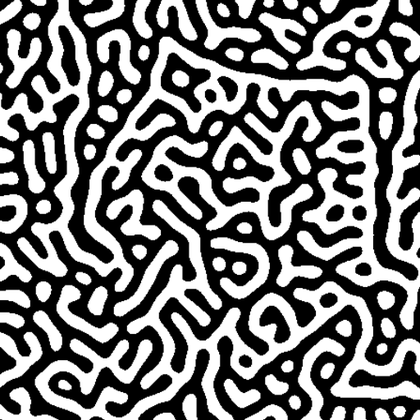
%> input picture imgs/mask_2.tif, 420 x 420 px, shrunk from 512 x 512 before the run
$ octave desafio3.m   (GNU Octave 9; MATLAB toolbox functions it lacks are replaced by stand-ins)
%> lines starting %> are read from the running program, lines starting %| are printed output that depends on the picture; in (x1, y1, x2, y2) boxes, pixels count from 0 and x2, y2 are one past the last pixel; in counts of white or black regions, pixels touching at a corner belong together; the program's own positions count from 1
close all;
clear all;
pkg load image;
#-----------------------------------
# DESAFIO 4
#-----------------------------------
im = imread('C:\Users\arisa\OneDrive\Documentos\pdi\imgs\mask_2.tif');
%> im is the input picture: size 420x420 uint8; min 0, max 255, mean 121.8
im2 = imread('C:\Users\arisa\OneDrive\Documentos\pdi\imgs\mask_3.tif');
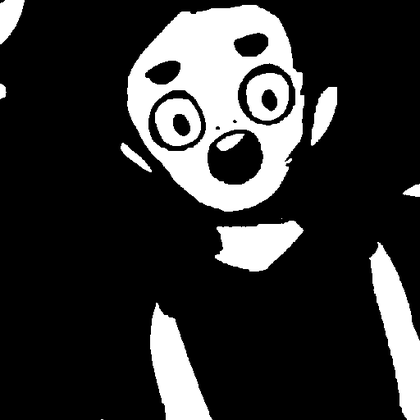
%> input picture imgs/mask_3.tif, 420 x 420 px, shrunk from 512 x 512 before the run
%> im2 is the input picture: size 420x420 uint8; min 0, max 255, mean 50.5
im2Logica = logical(im2);
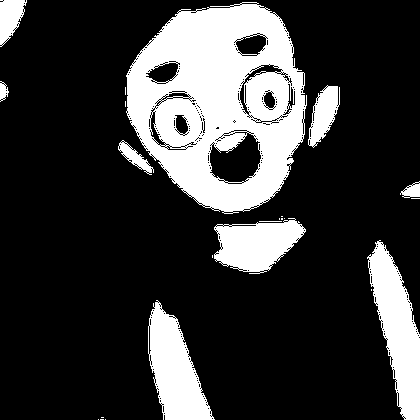
%> im2Logica: size 420x420 logical; 22.5% white; 23 white regions (13 under 20 px), largest, box (x1, y1, x2, y2) and area: (126, 2, 307, 214) 24361, (367, 240, 420, 420) 4880, (148, 300, 215, 420) 4336

figure('name', "Imagem 1");
imshow(im);
#title('mask2 image');

figure('name', "Imagem 2");
imshow(im2);
# JUNÇÃO DAS IMAGENS
for i = 1 : size(im, 1)
    for j = 1 : size(im, 2)
        if im2Logica(i, j) == true;
            im2Logica(i, j) = im(i,j);
        end
    end
end
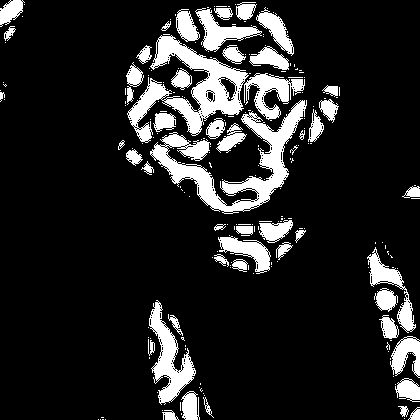
%> im2Logica: size 420x420 logical; 14.3% white; 212 white regions (161 under 20 px), largest, box (x1, y1, x2, y2) and area: (150, 100, 307, 214) 4904, (127, 35, 249, 143) 4430, (149, 300, 196, 405) 1882
figure('name', "Imagem Saida");
imshow(im2Logica);
title('Saida:');
